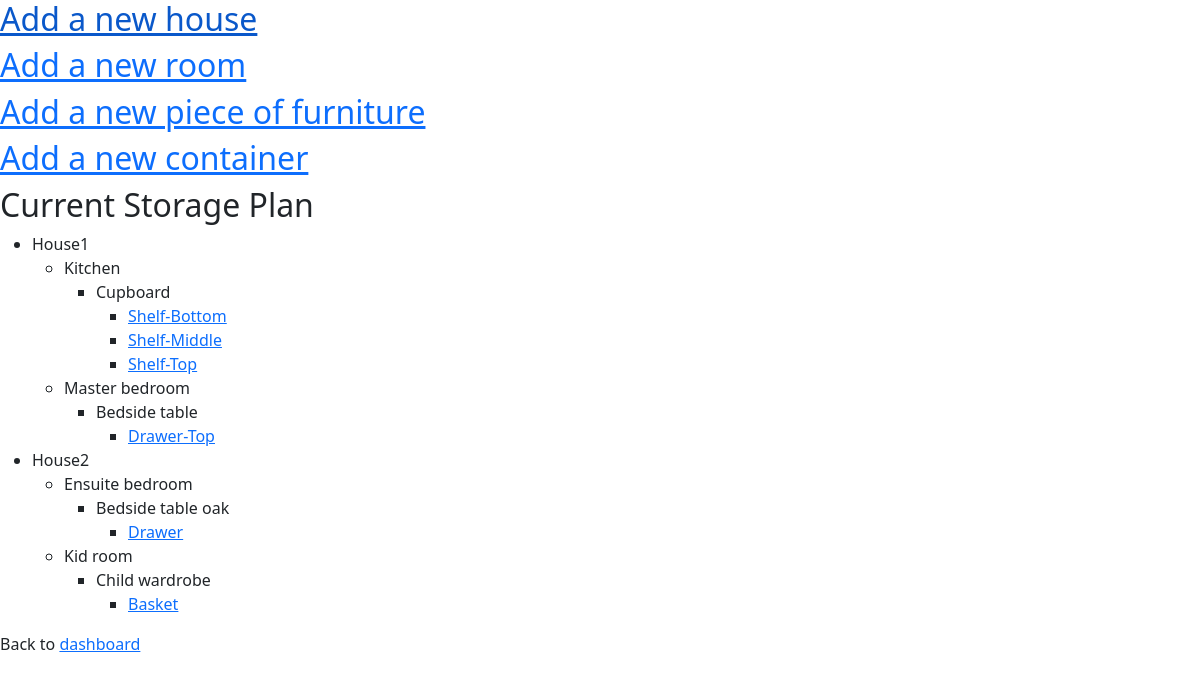
/storage_plan (signed in), run on the app's committed database.
### tables this page shows
CREATE TABLE container (container_id INTEGER PRIMARY KEY AUTOINCREMENT,furniture_id INTEGER, container_name TEXT NOT NULL, is_unassigned INTEGER DEFAULT 0, FOREIGN KEY (furniture_id) REFERENCES furniture (furniture_id));

CREATE TABLE house (house_id INTEGER PRIMARY KEY AUTOINCREMENT, house_name TEXT NOT NULL, user_id INTEGER REFERENCES user(id));

CREATE TABLE room (room_id INTEGER PRIMARY KEY AUTOINCREMENT, room_name TEXT NOT NULL, house_id INTEGER, FOREIGN KEY (house_id) REFERENCES house (house_id));

CREATE TABLE furniture (furniture_id INTEGER PRIMARY KEY AUTOINCREMENT, furniture_name TEXT NOT NULL, room_id INTEGER, FOREIGN KEY (room_id) REFERENCES room (room_id));

### app.py (the view)
@app.route("/storage_plan")
@login_required
def storage_plan():
    db = get_db_connection()
    rows = db.execute(
        "SELECT house.house_id, house.house_name, room.room_id, room.room_name, furniture.furniture_id, furniture.furniture_name, container.container_id, container.container_name FROM house LEFT JOIN room ON house.house_id = room.house_id LEFT JOIN furniture ON room.room_id = furniture.room_id LEFT JOIN container ON furniture.furniture_id = container.furniture_id WHERE container.is_unassigned != 1 AND house.user_id=?",
        [current_user.id],
    ).fetchall()
    containers_dict = {}
    for row in rows:
        (
            house_id,
            house_name,
            room_id,
            room_name,
            furniture_id,
            furniture_name,
            container_id,
            container_name,
        ) = row
        if house_name not in containers_dict:
            containers_dict[house_name] = {"house_id": house_id, "rooms": {}}
        if room_name == None:
            continue
        elif room_name not in containers_dict[house_name]["rooms"]:
            containers_dict[house_name]["rooms"][room_name] = {
                "room_id": room_id,
                "furniture": {},
            }
        if furniture_name == None:
            continue
        elif (
            furniture_name
            not in containers_dict[house_name]["rooms"][room_name]["furniture"]
        ):
            containers_dict[house_name]["rooms"][room_name]["furniture"][
                furniture_name
            ] = {"furniture_id": furniture_id, "containers": {}}
        if container_name == None:
            continue
        elif (
            container_name
            not in containers_dict[house_name]["rooms"][room_name]["furniture"][
                furniture_name
            ]["containers"]
        ):
            containers_dict[house_name]["rooms"][room_name]["furniture"][
                furniture_name
            ]["containers"][container_name] = container_id
    return render_template("storage_plan.html", menu=containers_dict)

### app.py (called while the page is built)
@login_manager.user_loader
def load_user(user_id):
    conn = sqlite3.connect("myStuff.db")
    c = conn.cursor()
    c.execute("SELECT * FROM user WHERE id=?", [user_id])
    user = c.fetchone()
    if user:
        return User(user[0], user[1])
    else:
        return None

def get_db_connection():
    conn = sqlite3.connect("myStuff.db")
    conn.row_factory = sqlite3.Row
    return conn

### templates/storage_plan.html (shortened to what this page needs)
{% extends 'layout.html' %}
{% block body%}
<div>
    <h2><a href='/add_house'>Add a new house</a></h2>
    <h2><a href='/add_room'>Add a new room</a></h2>
    <h2><a href='/add_furniture'>Add a new piece of furniture</a></h2>
    <h2><a href='/add_container'>Add a new container</a></h2>
</div>
<div>
    <h2>Current Storage Plan</h2>
    <ul id="house">
        {% for house, house_data in menu.items() %}
        <li>{{ house }}</li>
        {% if house_data.rooms %}
        <ul id="room">
            {% for room, room_data in house_data.rooms.items() %}
            <li>{{ room }}</li>
            {% if room_data.furniture %}
            <ul id="furniture">
                {% for furniture, furniture_data in room_data.furniture.items() %}
                <li>{{ furniture }}</li>
                {% if furniture_data.containers %}
                <ul id="container">
                    {% for container, container_data in furniture_data.containers.items() %}
                    <li><a href='/container_info/{{container_data}}'>{{ container }}</a></li>
                    {% endfor %}
                </ul>
                {% endif %}
                {% endfor %}
            </ul>
            {% endif %}
            {% endfor %}
        </ul>
        {% endif %}
        {% endfor %}
    </ul>
</div>
<div>
    <p>Back to <a href='/dashboard'>dashboard</a></p>
</div>
{% endblock %}

### data on the page
container: house_name "House1", room_name "Kitchen", furniture_name "Cupboard", container_name "Shelf-Bottom"
container: container_name "Shelf-Middle"
container: container_name "Shelf-Top"
container: room_name "Master bedroom", furniture_name "Bedside table", container_name "Drawer-Top"
container: house_name "House2", room_name "Ensuite bedroom", furniture_name "Bedside table oak", container_name "Drawer"
container: room_name "Kid room", furniture_name "Child wardrobe", container_name "Basket"
